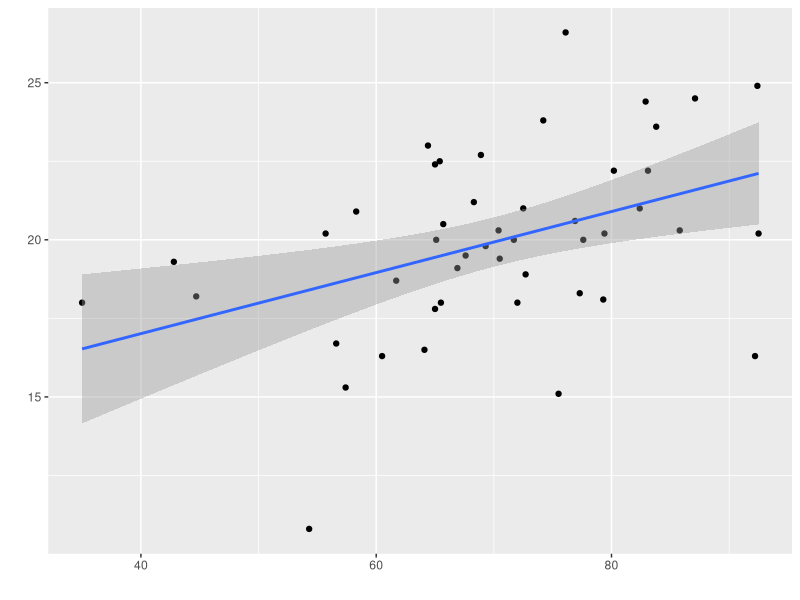

R code for this plot:
## ---- chunk 1
library(ggplot2)
p <- ggplot(swiss, aes(Fertility, Infant.Mortality))
p <- p + geom_point() + stat_smooth(method = "lm")
p <- p + xlab("") + ylab("")
p
## ---- chunk 2
glm(Infant.Mortality ~ Fertility + Education + Catholic, data = swiss)
